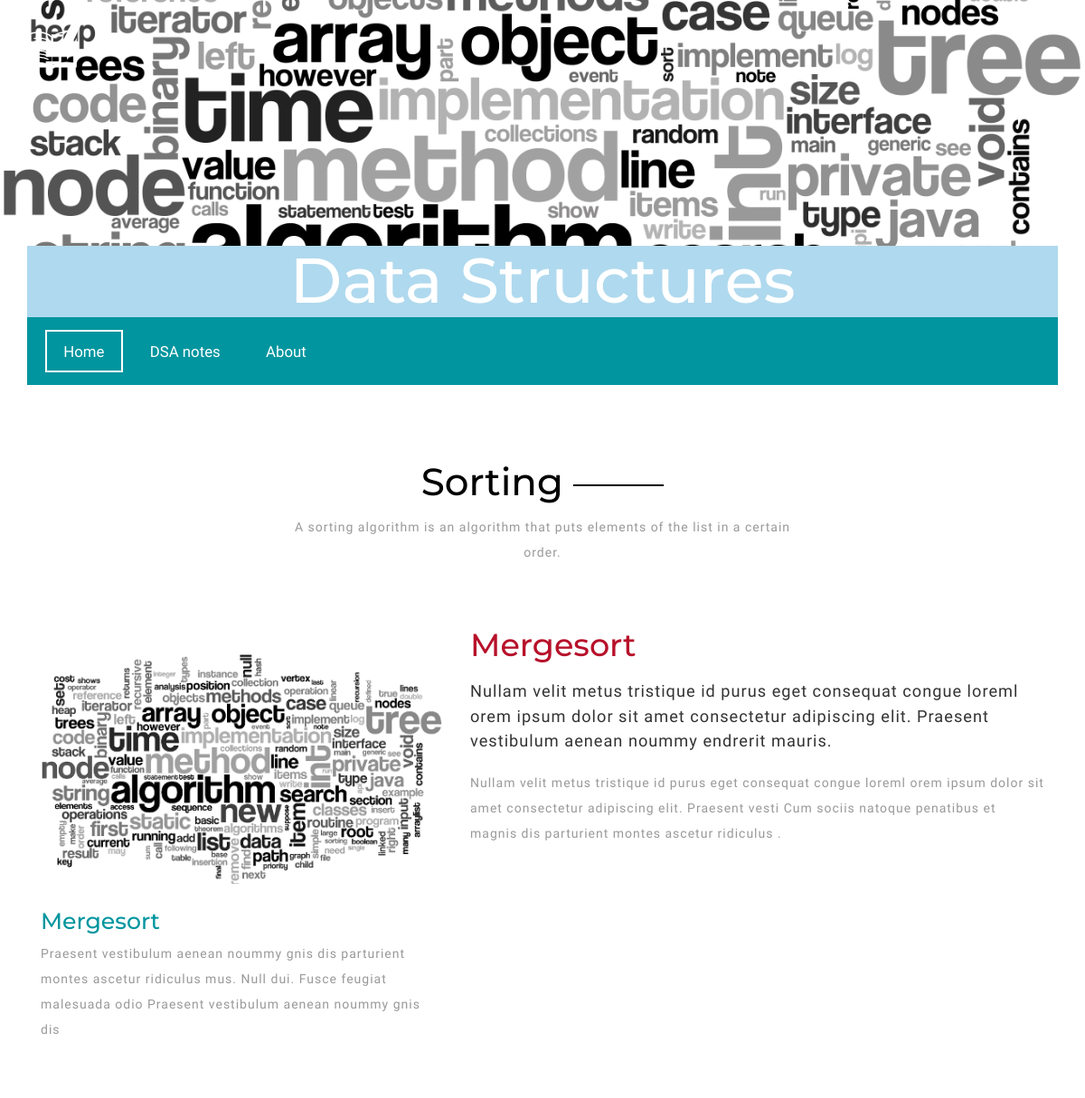
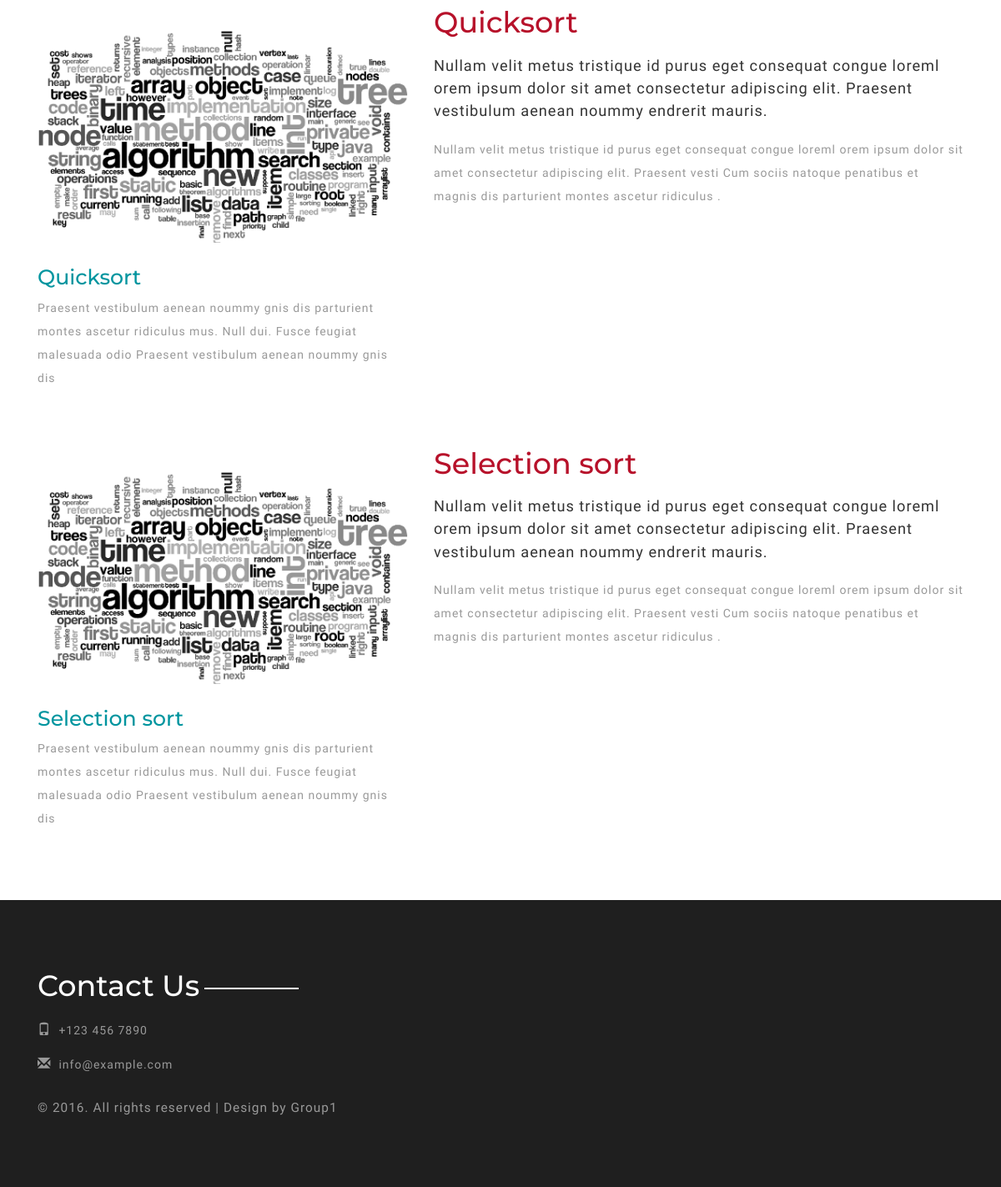
The app's page /notes_details/2/ with its own data (2 pictures, top to bottom).
### myapp/models.py (models this page shows, shortened)
class Topic(models.Model):
    name = models.CharField(max_length=200)
    image = models.CharField(max_length=200)
    description = models.TextField()

class SubTopic(models.Model):
    name = models.CharField(max_length=200)
    image = models.CharField(max_length=200, null=True, default=None)
    description = models.TextField()
    topic = models.ForeignKey(Topic)

### myapp/views.py (the view)
# urls.py: url(r'^notes_details/(?P<pk>[-\w]+)/', views.dsa_notes_details, name='dsa_notes_details'),
def dsa_notes_details(request, pk):
    topic = Topic.objects.get(pk=pk)
    sub_topics = SubTopic.objects.filter(topic=topic)
    return render(request, 'dsa_notes_details.html', {
        'sub_topics': sub_topics,
        'topic': topic,
    })

### templates/dsa_notes_details.html
{% extends 'base2.html' %}
{% load static %}
{% block content %}
    <div class="about">
        <div class="container">
            <div class="about-head">
                <h2>{{ topic.name }}</h2>
                <p> {{ topic.description }}</p>
            </div>
            {% for sub_topic in sub_topics %}
                <div class="about-grids">
                    <div class="col-md-5 about-grid1">
                        <div class="about-img">
                            <img src="{% static sub_topic.image %}" class="img-responsive" alt="">
                        </div>
                        <h4>{{ sub_topic.name }}</h4>
                        <p>Praesent vestibulum aenean noummy gnis dis parturient montes ascetur ridiculus mus. Null dui.
                            Fusce feugiat malesuada odio Praesent vestibulum aenean noummy gnis dis </p>
                    </div>
                    <div class="col-md-7 about-grid">
                        <h3>{{ sub_topic.name }}</h3>
                        <h5>Nullam velit metus tristique id purus eget consequat congue loreml orem ipsum dolor sit amet
                            consectetur adipiscing elit. Praesent vestibulum aenean noummy endrerit mauris.</h5>
                        <p>Nullam velit metus tristique id purus eget consequat congue loreml orem ipsum dolor sit amet
                            consectetur adipiscing elit. Praesent vesti Cum sociis natoque penatibus et magnis dis
                            parturient montes ascetur ridiculus .</p>
                    </div>
                    <div class="clearfix"></div>
                </div>
            {% endfor %}
        </div>
    </div>
{% endblock %}

### myapp/static/css/style.css (style rules this page uses)
body { background:#fff; font-family: 'Catamaran', sans-serif; }
h1,h2,h3,h4,h5,h6,label,p { margin:0; }
.about-head h2 { font-size: 3em; font-family: 'Montserrat', sans-serif; color: #000; text-align: center; margin: 0 0 0.3em; }
.about-head p { font-size: 1em; color: #999; line-height: 2em; text-align: center; width: 50%; margin: 0 auto; letter-spacing: 1px; }
.about-head h2:after { display: inline-block; width: 100px; height: 2px; background-color: #000; vertical-align: middle; margin-left: 1%; content:""; }
.about { padding: 6em 0; }
.about-grid h3,.about-grid1 h3 { font-size: 2.5em; color: #B7112A; font-family: 'Montserrat', sans-serif; }
.about-grid h4,.about-grid1 h4 { font-size: 1.8em; color: #00959F; padding: 0 0 0.3em ; font-family: 'Montserrat', sans-serif; }
.about-grid h5 { font-size: 1.3em; line-height: 1.5em; letter-spacing:1px; margin: 1em 0; }
.about-grid p,.about-grid1 p { font-size: 1em; line-height: 2em; letter-spacing:1px; color:#999; }
.about-grids { margin-top: 5em; }
.about-img { margin: 2em 0; }

### records on screen
Topic: name "Sorting", description "A sorting algorithm is an algorithm that puts elements of the list in a certain order."
SubTopic: image (picture), name "Mergesort"
SubTopic: image (picture), name "Quicksort"
SubTopic: image (picture), name "Selection sort"
